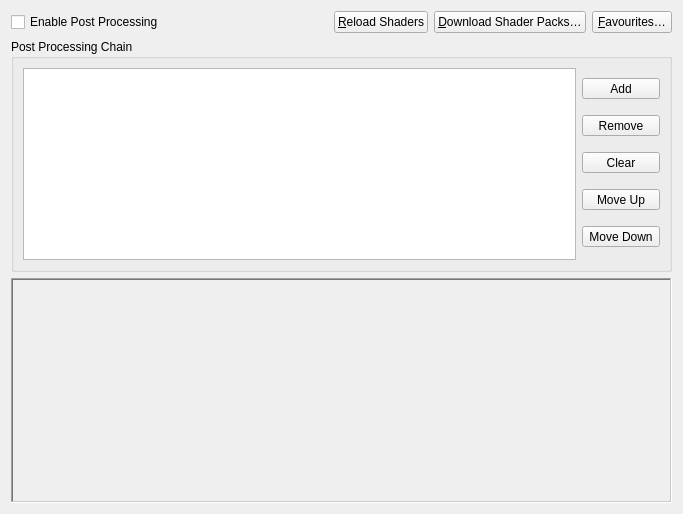
<?xml version="1.0" encoding="UTF-8"?>
<ui version="4.0">
 <class>PostProcessingChainConfigWidget</class>
 <widget class="QWidget" name="PostProcessingChainConfigWidget">
  <property name="geometry">
   <rect>
    <x>0</x>
    <y>0</y>
    <width>683</width>
    <height>514</height>
   </rect>
  </property>
  <layout class="QVBoxLayout" name="verticalLayout" stretch="0,0,0,0">
   <item>
    <layout class="QHBoxLayout" name="horizontalLayout">
     <item>
      <widget class="QCheckBox" name="enablePostProcessing">
       <property name="text">
        <string>Enable Post Processing</string>
       </property>
      </widget>
     </item>
     <item>
      <spacer name="horizontalSpacer">
       <property name="orientation">
        <enum>Qt::Orientation::Horizontal</enum>
       </property>
       <property name="sizeHint" stdset="0">
        <size>
         <width>40</width>
         <height>20</height>
        </size>
       </property>
      </spacer>
     </item>
     <item>
      <widget class="QPushButton" name="reload">
       <property name="text">
        <string>&amp;Reload Shaders</string>
       </property>
       <property name="icon">
        <iconset theme="refresh-line"/>
       </property>
      </widget>
     </item>
     <item>
      <widget class="QPushButton" name="downloadPacks">
       <property name="text">
        <string>&amp;Download Shader Packs…</string>
       </property>
       <property name="icon">
        <iconset theme="download-line"/>
       </property>
      </widget>
     </item>
     <item>
      <widget class="QPushButton" name="favourites">
       <property name="text">
        <string>&amp;Favourites…</string>
       </property>
       <property name="icon">
        <iconset theme="sparkle-fill"/>
       </property>
      </widget>
     </item>
    </layout>
   </item>
   <item>
    <widget class="QGroupBox" name="groupBox_2">
     <property name="title">
      <string>Post Processing Chain</string>
     </property>
     <layout class="QGridLayout" name="gridLayout_2">
      <item row="0" column="0">
       <widget class="QListWidget" name="stages">
        <property name="sizePolicy">
         <sizepolicy hsizetype="Expanding" vsizetype="Preferred">
          <horstretch>0</horstretch>
          <verstretch>0</verstretch>
         </sizepolicy>
        </property>
        <property name="minimumSize">
         <size>
          <width>0</width>
          <height>80</height>
         </size>
        </property>
       </widget>
      </item>
      <item row="0" column="1">
       <layout class="QVBoxLayout" name="verticalLayout_3">
        <item>
         <widget class="QToolButton" name="add">
          <property name="sizePolicy">
           <sizepolicy hsizetype="Preferred" vsizetype="Fixed">
            <horstretch>0</horstretch>
            <verstretch>0</verstretch>
           </sizepolicy>
          </property>
          <property name="text">
           <string>Add</string>
          </property>
          <property name="icon">
           <iconset theme="add-line"/>
          </property>
          <property name="toolButtonStyle">
           <enum>Qt::ToolButtonStyle::ToolButtonTextBesideIcon</enum>
          </property>
         </widget>
        </item>
        <item>
         <widget class="QToolButton" name="remove">
          <property name="sizePolicy">
           <sizepolicy hsizetype="Preferred" vsizetype="Fixed">
            <horstretch>0</horstretch>
            <verstretch>0</verstretch>
           </sizepolicy>
          </property>
          <property name="text">
           <string>Remove</string>
          </property>
          <property name="icon">
           <iconset theme="minus-line"/>
          </property>
          <property name="toolButtonStyle">
           <enum>Qt::ToolButtonStyle::ToolButtonTextBesideIcon</enum>
          </property>
         </widget>
        </item>
        <item>
         <widget class="QToolButton" name="clear">
          <property name="sizePolicy">
           <sizepolicy hsizetype="Preferred" vsizetype="Fixed">
            <horstretch>0</horstretch>
            <verstretch>0</verstretch>
           </sizepolicy>
          </property>
          <property name="text">
           <string>Clear</string>
          </property>
          <property name="icon">
           <iconset theme="trash-fill"/>
          </property>
          <property name="toolButtonStyle">
           <enum>Qt::ToolButtonStyle::ToolButtonTextBesideIcon</enum>
          </property>
         </widget>
        </item>
        <item>
         <widget class="QToolButton" name="moveUp">
          <property name="sizePolicy">
           <sizepolicy hsizetype="Preferred" vsizetype="Fixed">
            <horstretch>0</horstretch>
            <verstretch>0</verstretch>
           </sizepolicy>
          </property>
          <property name="text">
           <string>Move Up</string>
          </property>
          <property name="icon">
           <iconset theme="arrow-up-line"/>
          </property>
          <property name="toolButtonStyle">
           <enum>Qt::ToolButtonStyle::ToolButtonTextBesideIcon</enum>
          </property>
         </widget>
        </item>
        <item>
         <widget class="QToolButton" name="moveDown">
          <property name="sizePolicy">
           <sizepolicy hsizetype="Preferred" vsizetype="Fixed">
            <horstretch>0</horstretch>
            <verstretch>0</verstretch>
           </sizepolicy>
          </property>
          <property name="text">
           <string>Move Down</string>
          </property>
          <property name="icon">
           <iconset theme="arrow-down-line"/>
          </property>
          <property name="toolButtonStyle">
           <enum>Qt::ToolButtonStyle::ToolButtonTextBesideIcon</enum>
          </property>
         </widget>
        </item>
       </layout>
      </item>
     </layout>
    </widget>
   </item>
   <item>
    <widget class="QScrollArea" name="scrollArea">
     <property name="sizePolicy">
      <sizepolicy hsizetype="Expanding" vsizetype="Expanding">
       <horstretch>0</horstretch>
       <verstretch>1</verstretch>
      </sizepolicy>
     </property>
     <property name="frameShape">
      <enum>QFrame::Shape::WinPanel</enum>
     </property>
     <property name="frameShadow">
      <enum>QFrame::Shadow::Sunken</enum>
     </property>
     <property name="widgetResizable">
      <bool>true</bool>
     </property>
     <widget class="QWidget" name="scrollAreaWidgetContents">
      <property name="geometry">
       <rect>
        <x>0</x>
        <y>0</y>
        <width>661</width>
        <height>220</height>
       </rect>
      </property>
     </widget>
    </widget>
   </item>
   <item>
    <spacer name="verticalSpacer">
     <property name="orientation">
      <enum>Qt::Orientation::Vertical</enum>
     </property>
     <property name="sizeHint" stdset="0">
      <size>
       <width>20</width>
       <height>0</height>
      </size>
     </property>
    </spacer>
   </item>
  </layout>
 </widget>
 <resources>
  <include location="resources/resources.qrc"/>
 </resources>
 <connections/>
</ui>
